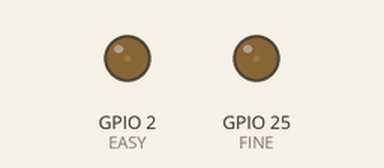
This sketch was run on a simulated ESP32. Parts: output pins drawn as LEDs (lit = HIGH). What the sketch prints to the serial monitor is not drawn.

Above: at 0.05 s.
At 0.5 s:
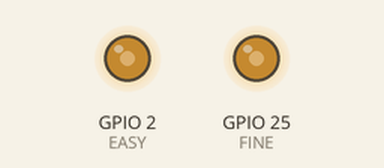
At 0.7 s:
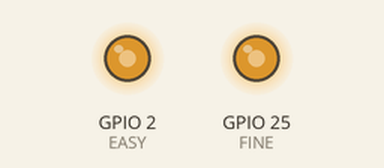
At 0.95 s:
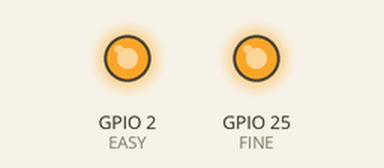
Timing chart, 0 to 3.0 s (numbered marks = the images above):
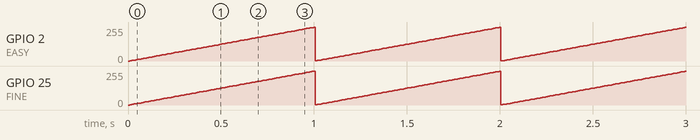

The sketch:

fade.ino
```cpp
// One lamp on analogWrite, one on a PWM channel, and a frequency the timer cannot reach.
const int EASY = 2, FINE = 25, BITS = 12;
void setup() {
  Serial.begin(115200);
  Serial.printf("attach %d\n", ledcAttach(FINE, 5000, BITS));
  Serial.printf("too fast %lu\n", (unsigned long)ledcChangeFrequency(FINE, 40000, BITS));
  Serial.printf("fits %lu\n", (unsigned long)ledcChangeFrequency(FINE, 19531, BITS));
}
void loop() {
  unsigned long t = millis() % 1000;
  analogWrite(EASY, t * 255 / 1000);
  ledcWrite(FINE, t * 4095 / 1000);
  delay(10);
}
```

Measured:
- by itself, GPIO 2 (EASY): ramps from 0/255 to 254/255 and jumps back, once every 1.0 s
- by itself, GPIO 25 (FINE): ramps from 0/255 to 255/255 and jumps back, once every 1.0 s
